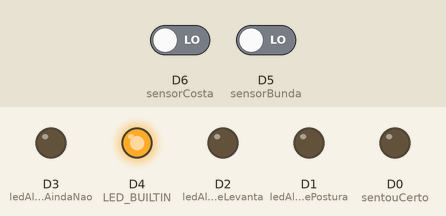
Simulated run of this program. Board: ESP8266 (NodeMCU). On the bench: output pins drawn as LEDs (lit = HIGH, except the on-board LED, lit = LOW). The inputs (shaded band) are chosen by the test bench; at power-on: D6 (sensorCosta) LOW, D5 (sensorBunda) LOW. WiFi joins after 1.5 s; servers stay silent unless stated; what the program prints to the serial monitor is not drawn.

Above: at 2.7 s.
2.8 s: D6 (sensorCosta) driven HIGH and D5 (sensorBunda) driven HIGH
At 3.3 s:
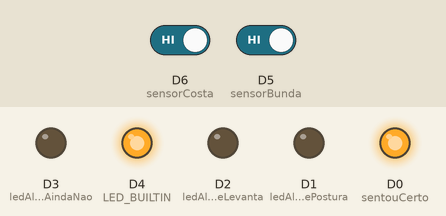
4.3 s: D6 (sensorCosta) driven LOW
At 5.5 s:
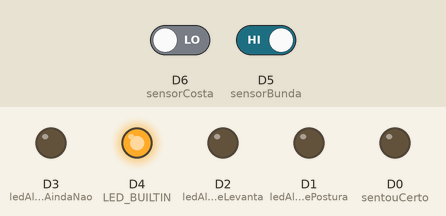
5.8 s: D6 (sensorCosta) driven HIGH
At 13.05 s:
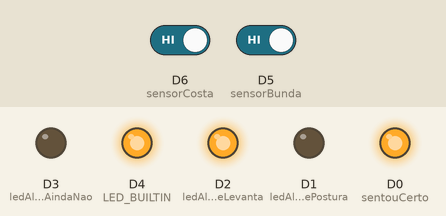
Timing chart, 0 to 13.3 s (numbered marks = the images above; inputs shaded):
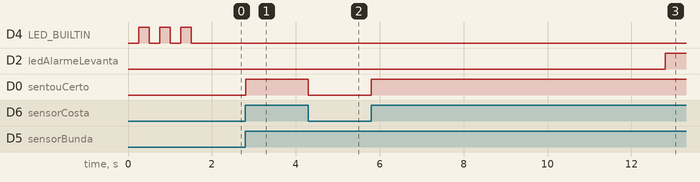

Measured:
- after the input at 2.8 s, D0 (sentouCerto): LOW → HIGH at once
- after the input at 4.3 s, D0 (sentouCerto): HIGH → LOW at once
- after the input at 5.8 s, D1 (ledAlarmePostura): stays LOW (without the input it goes to HIGH after 1.5 s); D0 (sentouCerto): LOW → HIGH at once

The program:

main.cpp
```cpp
#include <ESP8266WiFi.h>

const char* ssid = "danmarinus"; //nome da rede
const char* password = "angelina25"; // senha da rede
const int sentouCerto = D0; // liga quando conecta na rede
const int ledAlarmePostura = D1; // liga quando tira as costas do encosto da cadeira
const int ledAlarmeLevanta = D2; // liga quando da o tempo para levantar
const int ledAlarmeAindaNao = D3; // liga quando senta antes do tempo de descanco
const int sensorBunda = D5; // monitora a bunda na cadeira
const int sensorCosta = D6; // monitora as costas no encosto da cadeira
bool sensorBundaState = false; // estado ligado/desligado do sensor da bunda
bool sensorCostaState = false; // estado ligado/desligado do sensor das costas
bool posturaState = false;
bool seloAlarmeLevanta = false;
bool descansoState = false;
bool contaAlarmeDescanso = false;
bool contaLevantouDescansar = false;
int bitAlarmeLevanta = 0;
int alarmePostura = 0; // tag para leitura do alarme de postura
int alarmeLevanta = 0; // tag para leitura do alarme para levantar da cadeira
int alarmeAindaNao = 0; // tag para leitura do alarme que avisa que nao deu o tempo de descanco

extern void timerPostura(unsigned long tempo, int saida, bool entrada);
extern void timerLevantar(unsigned long tempo, int saida, bool entrada);
extern void timerAindaNao(unsigned long tempo, bool entrada);
extern void html();

WiFiServer server(80); //porta servidor
IPAddress ip(192,168,100,150); //ip fixo esp8266
IPAddress gateway(192,168,100,1); //gateway padrao
IPAddress subnet(255,255,255,0); //mascara sub rede

void setup(){
  Serial.begin(9600);

  pinMode(sentouCerto, OUTPUT); // define pino como saida
  pinMode(ledAlarmePostura, OUTPUT); // define pino como saida
  pinMode(ledAlarmeLevanta, OUTPUT); // define pino como saida
  pinMode(ledAlarmeAindaNao, OUTPUT); // define pino como saida
  pinMode(sensorBunda, INPUT); // define pino como entrada
  pinMode(sensorCosta, INPUT); // define pino como entrada
  pinMode(LED_BUILTIN, OUTPUT);

  Serial.println( ); // conecta na wifi
  Serial.print(F("Conectando na rede "));
  Serial.println(ssid);

  WiFi.mode(WIFI_STA); // coloca rede no modo de ip estatico
  WiFi.begin(ssid, password); // escreve na biblioteca <ESP8266WiFi.h> o nome da rede e senha
  WiFi.config(ip, gateway, subnet); // escreve na biblioteca <ESP8266WiFi.h> o ip, gateway e subrede

  while (WiFi.status() != WL_CONNECTED) { //sai do laco depois que conecta, se desconectar volta para o laco
    delay(250); // tempo para verificar conexao pela porta serial
    Serial.print(F(".")); // escreve um ponto na porta serial a cada 500 ms até conectar na rede
    digitalWrite(LED_BUILTIN, HIGH);
    delay(250);
    digitalWrite(LED_BUILTIN, LOW);

  }


  Serial.println(); //pula uma linha
  Serial.println(F("WiFi conectada")); // escreve "wifi conectada" na porta serial

  server.begin(); // inicia servidor
  Serial.print(F("Servidor iniciado no IP ")); // escreve "servidor iniciado no ip"
  Serial.println(WiFi.localIP()); // escreve o ip na porta serial

}

void loop(){

  sensorCostaState = digitalRead(sensorCosta); //botao vermelho
  sensorBundaState = digitalRead(sensorBunda); //botao azul

  if((sensorCostaState == true) && (sensorBundaState == true)){
    digitalWrite(sentouCerto, HIGH);
  }
  else{
    digitalWrite(sentouCerto, LOW);
  }


  if((sensorCostaState == false) && (sensorBundaState == true)){
    posturaState = true;
  }
  else{
    posturaState = false;
  }

  if(bitAlarmeLevanta == 1){
    seloAlarmeLevanta = true;
  }
  else{
  }

  if(seloAlarmeLevanta == true){
      if((sensorCostaState == false) && (sensorBundaState == false)){
        descansoState = true;
        digitalWrite(ledAlarmeAindaNao, HIGH);
        if(contaLevantouDescansar == false){
            alarmeLevanta++;
            contaLevantouDescansar = true;
        }
        else{
        }
      }
      else{
        digitalWrite(ledAlarmeAindaNao, LOW);
      }


    if((sensorBundaState == true) && (descansoState == true) && (contaAlarmeDescanso == false)){
      alarmeAindaNao ++;
      contaAlarmeDescanso = true;

    }
    else{
    }

  }
  else{
    descansoState = false;
    digitalWrite(ledAlarmeAindaNao, LOW);
    contaAlarmeDescanso = false;
    contaLevantouDescansar = false;
  }


  timerPostura(3000, ledAlarmePostura, posturaState); //postura led branco
  timerLevantar(10000, ledAlarmeLevanta, sensorBundaState); //levantar led azul
  timerAindaNao(6000, descansoState);
  html();

}
 
```

html.cpp
```cpp
#include <ESP8266WiFi.h>

extern int alarmePostura;
extern int alarmeLevanta;
extern int alarmeAindaNao;

extern WiFiServer server;
extern IPAddress ip;

void html(){

    WiFiClient client = server.available(); // checa se o cliente esta conectado
  if (!client) {
    return;
  }

  String req = client.readStringUntil('\r');
  client.println(F("HTTP/1.1 200 OK")); //config html
  client.println(F("Content-Type: text/html"));
  client.println("Connection: keep-alive");
  client.println();
  client.println(F("<!DOCTYPE html>")); //conteudo pagina html
  client.println("<html>");
  client.println("<head>");
  client.println("<title> trem do clovis </title>");
  client.println("</head>");
  client.print(F("<h1>"));
  client.print(F("Alarme Postura "));
  client.println(alarmePostura);
  client.print(F("<br></br>"));
  client.print(F("Levantou para descancar  "));
  client.println(alarmeLevanta);
  client.print(F("<br></br>"));
  client.print(F("Alarme Ainda nao pode sentar "));
  client.println(alarmeAindaNao);
  client.print(F("<br></br>"));
  client.print(F("</h1>"));
  client.print(F("</html>")); //termina conteudo html
}
```

timerAindaNao.cpp
```cpp
#include <ESP8266WiFi.h>

bool bitTimerAindaNao = false;
unsigned long retardoAindaNao = 0;
extern int alarmeAindaNao;
extern bool seloAlarmeLevanta;

void timerAindaNao(unsigned long tempo, bool entrada){

    if (bitTimerAindaNao == false){
        if(entrada == true){
            retardoAindaNao = millis();
            bitTimerAindaNao = true;
        }
        else{
        }
    }
    else{
    }

    if(entrada == true){
        if((millis() - retardoAindaNao) > tempo){
            seloAlarmeLevanta = false;
        }
        else{
        }
    }
    else{
        bitTimerAindaNao = false;
        retardoAindaNao = 0;
    }

}
 
```

timerLevantar.cpp
```cpp
#include <ESP8266WiFi.h>

bool bitTimerLevantar = false;
unsigned long retardoLevantar = 0;
extern int bitAlarmeLevanta;

void timerLevantar(unsigned long tempo, int saida, bool entrada){

    if (bitTimerLevantar == false){
        if(entrada == true){
            retardoLevantar = millis();
            bitTimerLevantar = true;
        }
        else{
        }
    }
    else{
    }

    if(entrada == true){
        if((millis() - retardoLevantar) > tempo){
            digitalWrite(saida, HIGH);
            bitAlarmeLevanta = 1;

        }
        else{
        }
    }
    else{
        digitalWrite(saida, LOW);
        bitTimerLevantar = false;
        retardoLevantar = 0;
        bitAlarmeLevanta = 0;
    }


}


 
```

timerPostura.cpp
```cpp
#include <ESP8266WiFi.h>

bool bitTimerPostura = false;
unsigned long retardoPostura = 0;
extern int alarmePostura;
bool contaAlarmePostura = false;

void timerPostura(unsigned long tempo, int saida, bool entrada){

    if (bitTimerPostura == false){
        if(entrada == true){
            retardoPostura = millis();
            bitTimerPostura = true;
        }
        else{
        }
    }
    else{
    }

    if(entrada == true){
        if((millis() - retardoPostura) > tempo){
            digitalWrite(saida, HIGH);
            if(contaAlarmePostura == false){
                alarmePostura++;
                contaAlarmePostura = true;
            }
        }
        else{
        }
    }
    else{
        digitalWrite(saida, LOW);
        bitTimerPostura = false;
        retardoPostura = 0;
        contaAlarmePostura = false;
    }

}
 
```
